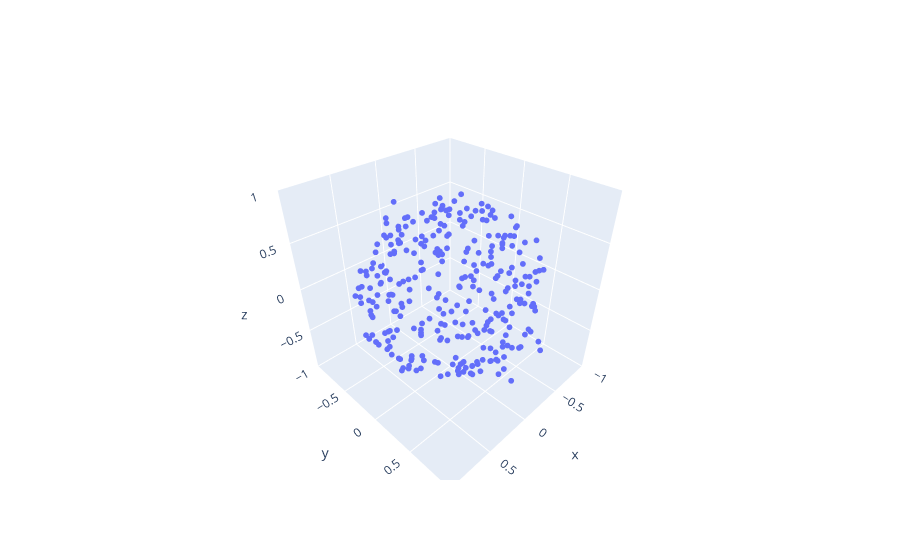

The code cell stored with this chart in its notebook:
### Code cell
range_k=22
folder = 'goe_local2'
N=14
state_number=0

X3_long=[]
m_list=[]
for k in range(range_k):
    file_name=folder+f"{N}_{k}_{state_number}"
    dab=load_d(file_name)
    X2,X3,m1,m=mapData(dab,False)
    X3_long.append(X3)
    m_list.append(m)
X3_long_array=np.concatenate(X3_long, axis=0)


m=max(m_list)

fig = go.Figure(data=go.Scatter3d(x=X3_long_array[:, 0]/m, y=X3_long_array[:, 1]/m, z=X3_long_array[:, 2]/m, mode='markers',marker=dict(size=2)))

fig.update_layout(
scene=dict(
            xaxis=dict(range=[-1, 1]),
            yaxis=dict(range=[-1, 1]),
            zaxis=dict(range=[-1, 1]),
            aspectmode='cube'))
        
fig.show()

r,x0,y0,z0, rmse=sphereFit(X3_long_array[:,0]/m,X3_long_array[:,1]/m,X3_long_array[:,2]/m)
print(f"Number of points {range_k*12}")
print("RMSE of the cloud points to a sphere: ")
print(rmse)
print("Number of points in a sphere of radius 0.5: ")
count_points_in_sphere(X3_long_array[:,0]/m, X3_long_array[:,1]/m, X3_long_array[:,2]/m, 0.5)

### Figure 1 — Plotly figure (JSON) as saved in the notebook; plotly's stock layout.template omitted (floating-point values rounded to 4 significant figures; data arrays with more than 128 entries replaced by an {"elided": "..."} marker saying what was removed)
{"data": [{"marker": {"size": 2}, "mode": "markers", "type": "scatter3d", "x": {"elided": "308 float values"}, "y": {"elided": "308 float values"}, "z": {"elided": "308 float values"}}], "layout": {"scene": {"aspectmode": "cube", "xaxis": {"range": [-1, 1]}, "yaxis": {"range": [-1, 1]}, "zaxis": {"range": [-1, 1]}}}}
